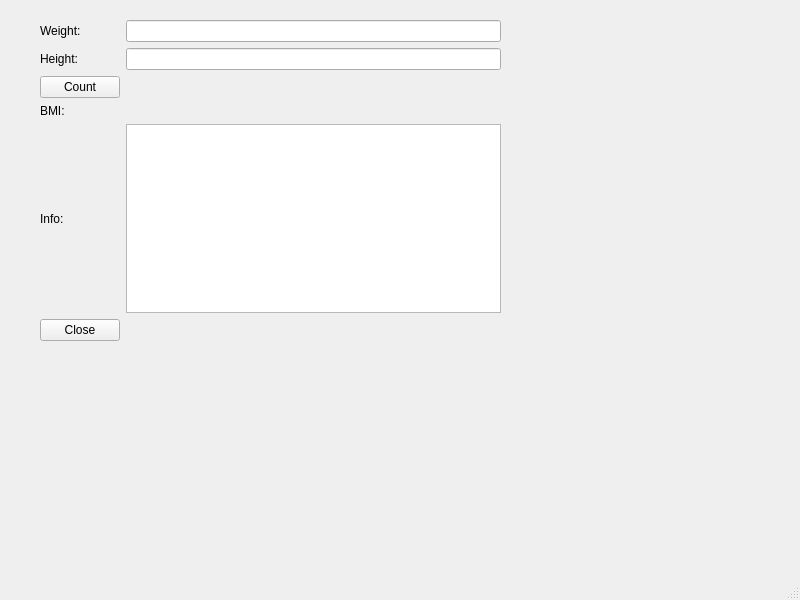
<?xml version="1.0" encoding="UTF-8"?>
<ui version="4.0">
 <class>MainWindow</class>
 <widget class="QMainWindow" name="MainWindow">
  <property name="geometry">
   <rect>
    <x>0</x>
    <y>0</y>
    <width>800</width>
    <height>600</height>
   </rect>
  </property>
  <property name="windowTitle">
   <string>MainWindow</string>
  </property>
  <widget class="QWidget" name="centralwidget">
   <widget class="QWidget" name="gridLayoutWidget">
    <property name="geometry">
     <rect>
      <x>40</x>
      <y>20</y>
      <width>461</width>
      <height>321</height>
     </rect>
    </property>
    <layout class="QGridLayout" name="gridLayout">
     <item row="2" column="1">
      <widget class="QLineEdit" name="heightLineEdit"/>
     </item>
     <item row="5" column="1">
      <widget class="QTextBrowser" name="infoTextBrowser"/>
     </item>
     <item row="3" column="0">
      <widget class="QPushButton" name="countButton">
       <property name="text">
        <string>Count</string>
       </property>
      </widget>
     </item>
     <item row="1" column="1">
      <widget class="QLineEdit" name="weightLineEdit"/>
     </item>
     <item row="1" column="0">
      <widget class="QLabel" name="label">
       <property name="text">
        <string>Weight:</string>
       </property>
      </widget>
     </item>
     <item row="4" column="1">
      <widget class="QLabel" name="resultLabel">
       <property name="text">
        <string/>
       </property>
      </widget>
     </item>
     <item row="4" column="0">
      <widget class="QLabel" name="label_3">
       <property name="text">
        <string>BMI:</string>
       </property>
      </widget>
     </item>
     <item row="2" column="0">
      <widget class="QLabel" name="label_2">
       <property name="text">
        <string>Height:</string>
       </property>
      </widget>
     </item>
     <item row="5" column="0">
      <widget class="QLabel" name="label_5">
       <property name="text">
        <string>Info:</string>
       </property>
      </widget>
     </item>
     <item row="6" column="0">
      <widget class="QPushButton" name="closeButton">
       <property name="text">
        <string>Close</string>
       </property>
      </widget>
     </item>
    </layout>
   </widget>
  </widget>
  <widget class="QMenuBar" name="menubar">
   <property name="geometry">
    <rect>
     <x>0</x>
     <y>0</y>
     <width>800</width>
     <height>25</height>
    </rect>
   </property>
  </widget>
  <widget class="QStatusBar" name="statusbar"/>
 </widget>
 <resources/>
 <connections>
  <connection>
   <sender>closeButton</sender>
   <signal>clicked()</signal>
   <receiver>MainWindow</receiver>
   <slot>close()</slot>
   <hints>
    <hint type="sourcelabel">
     <x>80</x>
     <y>350</y>
    </hint>
    <hint type="destinationlabel">
     <x>399</x>
     <y>299</y>
    </hint>
   </hints>
  </connection>
 </connections>
</ui>
